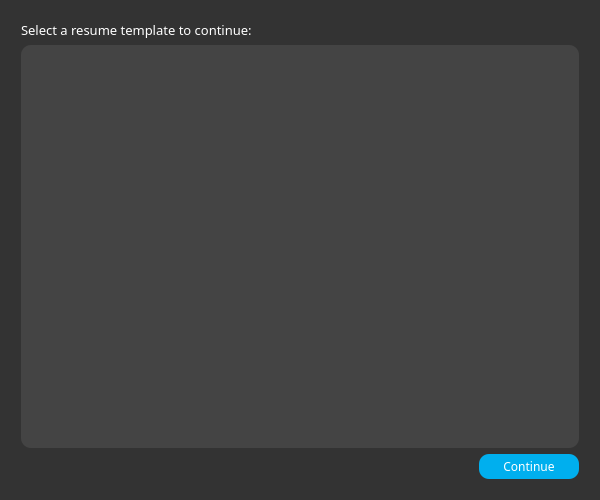
<?xml version="1.0" encoding="UTF-8"?>
<ui version="4.0">
 <class>Form</class>
 <widget class="QWidget" name="Form">
  <property name="geometry">
   <rect>
    <x>0</x>
    <y>0</y>
    <width>600</width>
    <height>500</height>
   </rect>
  </property>
  <property name="minimumSize">
   <size>
    <width>600</width>
    <height>500</height>
   </size>
  </property>
  <property name="maximumSize">
   <size>
    <width>600</width>
    <height>500</height>
   </size>
  </property>
  <property name="windowTitle">
   <string>Template Selector</string>
  </property>
  <property name="styleSheet">
   <string notr="true">background-color: #333</string>
  </property>
  <layout class="QHBoxLayout" name="horizontalLayout_3">
   <item>
    <layout class="QVBoxLayout" name="verticalLayout" stretch="0,1,0">
     <property name="leftMargin">
      <number>10</number>
     </property>
     <property name="topMargin">
      <number>10</number>
     </property>
     <property name="rightMargin">
      <number>10</number>
     </property>
     <property name="bottomMargin">
      <number>10</number>
     </property>
     <item>
      <widget class="QLabel" name="label">
       <property name="font">
        <font>
         <family>Montserrat</family>
         <pointsize>10</pointsize>
        </font>
       </property>
       <property name="styleSheet">
        <string notr="true">color: #fff</string>
       </property>
       <property name="text">
        <string>Select a resume template to continue: </string>
       </property>
      </widget>
     </item>
     <item>
      <widget class="QFrame" name="frame">
       <property name="styleSheet">
        <string notr="true">background-color: #444; border-radius: 10px;</string>
       </property>
       <property name="frameShape">
        <enum>QFrame::StyledPanel</enum>
       </property>
       <property name="frameShadow">
        <enum>QFrame::Raised</enum>
       </property>
       <layout class="QHBoxLayout" name="horizontalLayout_2">
        <item>
         <layout class="QGridLayout" name="templateGrid" rowstretch="0" columnstretch="0"/>
        </item>
       </layout>
      </widget>
     </item>
     <item>
      <layout class="QHBoxLayout" name="horizontalLayout">
       <item>
        <spacer name="horizontalSpacer">
         <property name="orientation">
          <enum>Qt::Horizontal</enum>
         </property>
         <property name="sizeHint" stdset="0">
          <size>
           <width>40</width>
           <height>20</height>
          </size>
         </property>
        </spacer>
       </item>
       <item>
        <widget class="QPushButton" name="pushButton">
         <property name="minimumSize">
          <size>
           <width>100</width>
           <height>25</height>
          </size>
         </property>
         <property name="font">
          <font>
           <family>Montserrat</family>
          </font>
         </property>
         <property name="styleSheet">
          <string notr="true">color: #fff; background-color: #00afee; border-radius: 10px</string>
         </property>
         <property name="text">
          <string>Continue</string>
         </property>
        </widget>
       </item>
      </layout>
     </item>
    </layout>
   </item>
  </layout>
 </widget>
 <resources/>
 <connections/>
</ui>
